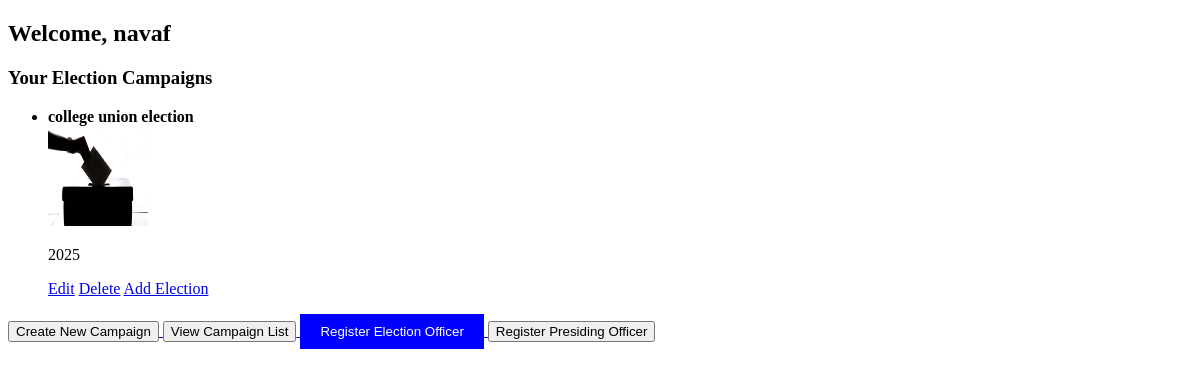
Before: /manager/1/dashboard/ with the older database file.
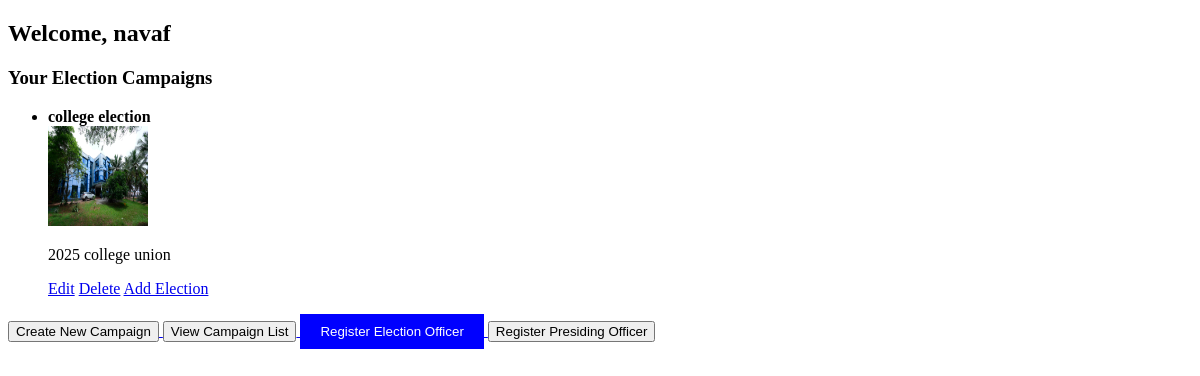
After: the same page with the newer database file.
### vote/models.py (models this page shows, shortened)
class ElectionCampaign(models.Model):
    manager = models.ForeignKey(ElectionManager, on_delete=models.CASCADE)  # ✅ Link to manager
    name = models.CharField(max_length=200)
    description = models.TextField()
    start_time = models.DateTimeField()
    end_time = models.DateTimeField()
    image = models.ImageField(upload_to="campaigns/", null=True, blank=True)

### vote/views.py (the view)
# urls.py: path("manager/<int:manager_id>/dashboard/", views.manager_dashboard, name="manager_dashboard"),
def manager_dashboard(request, manager_id):
    manager = get_object_or_404(ElectionManager, id=manager_id)
    campaigns = ElectionCampaign.objects.filter(manager=manager)
    return render(request, "manager_dashboard.html", {"manager": manager, "campaigns": campaigns})

### vote/templates/manager_dashboard.html (shortened to what this page needs)
<!DOCTYPE html>
<html lang="en">
<head>
</head>
<body>
    <h2>Welcome, {{ manager.fullname }}</h2>
    <h3>Your Election Campaigns</h3>
    {% if campaigns %}
        <ul>
            {% for campaign in campaigns %}
                <li>
                    <strong>{{ campaign.name }}</strong><br>
                    {% if campaign.image %}
                        <img src="{{ campaign.image.url }}" width="100" height="100"><br>
                    {% endif %}
                    <p>{{ campaign.description }}</p>
                    <a href="/campaigns/edit/{{ campaign.id }}/">Edit</a>
                    <a href="/campaigns/delete/{{ campaign.id }}/" onclick="return confirm('Are you sure?');">Delete</a>
                    <a href="/campaigns/{{ campaign.id }}/elections/create/">Add Election</a>
                </li>
            {% endfor %}
        </ul>
    {% else %}
        <p>You have not created any campaigns yet.</p>
    {% endif %}
    <a href="{% url 'create_campaign' manager.id %}">
        <button>Create New Campaign</button>
    </a>
    <a href="{% url 'campaign_list' manager.id %}">
        <button>View Campaign List</button>
    </a>
    <a href="{% url 'register_election_officer' %}">
        <button style="background-color: blue; color: white; padding: 10px 20px; border: none; cursor: pointer;">
            Register Election Officer
        </button>
    </a>
    <a href="{% url 'register_presiding_officer' manager.id %}">
        <button>Register Presiding Officer</button>
    </a>
</body>
</html>

Changed rows visible on the page:
changed ElectionCampaign: name "college union election" → "college election"; image: a different picture; description "2025" → "2025 college union"
